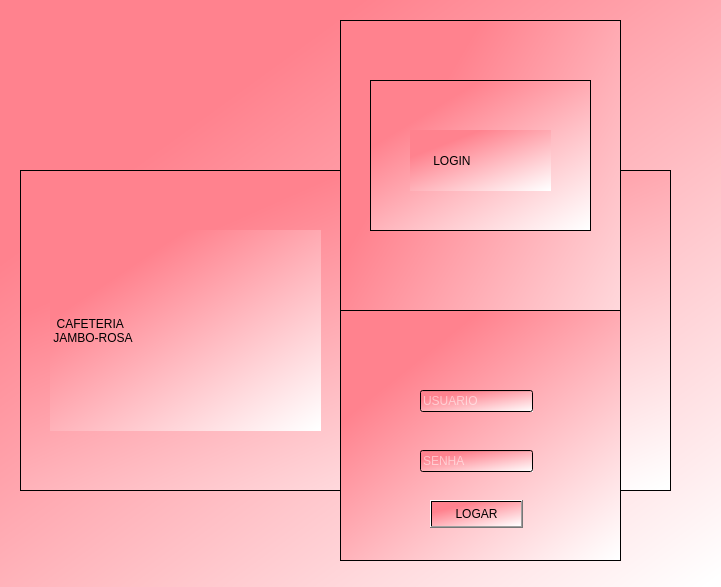
<?xml version="1.0" encoding="UTF-8"?>
<ui version="4.0">
 <class>Form</class>
 <widget class="QWidget" name="Form">
  <property name="geometry">
   <rect>
    <x>0</x>
    <y>0</y>
    <width>721</width>
    <height>587</height>
   </rect>
  </property>
  <property name="windowTitle">
   <string>Form</string>
  </property>
  <property name="styleSheet">
   <string notr="true">background-color: qlineargradient(spread:pad, x1:0.264, y1:0.204864, x2:0.975, y2:1, stop:0.00497512 rgba(255, 130, 142, 255), stop:1 rgba(255, 255, 255, 255));</string>
  </property>
  <widget class="QFrame" name="frame">
   <property name="geometry">
    <rect>
     <x>20</x>
     <y>170</y>
     <width>651</width>
     <height>321</height>
    </rect>
   </property>
   <property name="styleSheet">
    <string notr="true">background-color: qlineargradient(spread:pad, x1:0.264, y1:0.204864, x2:0.975, y2:1, stop:0.00497512 rgba(255, 130, 142, 255), stop:1 rgba(255, 255, 255, 255));</string>
   </property>
   <property name="frameShape">
    <enum>QFrame::StyledPanel</enum>
   </property>
   <property name="frameShadow">
    <enum>QFrame::Raised</enum>
   </property>
   <widget class="QLabel" name="label_2">
    <property name="geometry">
     <rect>
      <x>30</x>
      <y>60</y>
      <width>271</width>
      <height>201</height>
     </rect>
    </property>
    <property name="styleSheet">
     <string notr="true">font: 20pt &quot;MS Shell Dlg 2&quot;;
background-color: qlineargradient(spread:pad, x1:0.264, y1:0.204864, x2:0.975, y2:1, stop:0.00497512 rgba(255, 130, 142, 255), stop:1 rgba(255, 255, 255, 255));
color: rgb(0, 0, 0);</string>
    </property>
    <property name="text">
     <string>  CAFETERIA 
 JAMBO-ROSA</string>
    </property>
   </widget>
  </widget>
  <widget class="QFrame" name="frame_2">
   <property name="geometry">
    <rect>
     <x>340</x>
     <y>20</y>
     <width>281</width>
     <height>541</height>
    </rect>
   </property>
   <property name="styleSheet">
    <string notr="true">background-color: qlineargradient(spread:pad, x1:0.264, y1:0.204864, x2:0.975, y2:1, stop:0.00497512 rgba(255, 130, 142, 255), stop:1 rgba(255, 255, 255, 255));</string>
   </property>
   <property name="frameShape">
    <enum>QFrame::StyledPanel</enum>
   </property>
   <property name="frameShadow">
    <enum>QFrame::Raised</enum>
   </property>
   <widget class="QFrame" name="frame_3">
    <property name="geometry">
     <rect>
      <x>0</x>
      <y>290</y>
      <width>281</width>
      <height>251</height>
     </rect>
    </property>
    <property name="frameShape">
     <enum>QFrame::StyledPanel</enum>
    </property>
    <property name="frameShadow">
     <enum>QFrame::Raised</enum>
    </property>
    <widget class="QLineEdit" name="text_usuario">
     <property name="geometry">
      <rect>
       <x>80</x>
       <y>80</y>
       <width>113</width>
       <height>22</height>
      </rect>
     </property>
     <property name="sizePolicy">
      <sizepolicy hsizetype="Preferred" vsizetype="Preferred">
       <horstretch>0</horstretch>
       <verstretch>0</verstretch>
      </sizepolicy>
     </property>
     <property name="styleSheet">
      <string notr="true">color: rgb(255, 255, 255);</string>
     </property>
     <property name="text">
      <string/>
     </property>
     <property name="placeholderText">
      <string>USUARIO</string>
     </property>
    </widget>
    <widget class="QLineEdit" name="text_senha">
     <property name="geometry">
      <rect>
       <x>80</x>
       <y>140</y>
       <width>113</width>
       <height>22</height>
      </rect>
     </property>
     <property name="styleSheet">
      <string notr="true">color: rgb(255, 255, 255);</string>
     </property>
     <property name="placeholderText">
      <string>SENHA</string>
     </property>
    </widget>
    <widget class="QPushButton" name="pushButton">
     <property name="geometry">
      <rect>
       <x>90</x>
       <y>190</y>
       <width>93</width>
       <height>28</height>
      </rect>
     </property>
     <property name="text">
      <string>LOGAR</string>
     </property>
    </widget>
   </widget>
   <widget class="QFrame" name="frame_4">
    <property name="enabled">
     <bool>false</bool>
    </property>
    <property name="geometry">
     <rect>
      <x>30</x>
      <y>60</y>
      <width>221</width>
      <height>151</height>
     </rect>
    </property>
    <property name="frameShape">
     <enum>QFrame::StyledPanel</enum>
    </property>
    <property name="frameShadow">
     <enum>QFrame::Raised</enum>
    </property>
    <widget class="QLabel" name="label">
     <property name="geometry">
      <rect>
       <x>40</x>
       <y>50</y>
       <width>141</width>
       <height>61</height>
      </rect>
     </property>
     <property name="styleSheet">
      <string notr="true">color: rgb(0, 0, 0);
font: 75 12pt &quot;MS Shell Dlg 2&quot;;</string>
     </property>
     <property name="text">
      <string>       LOGIN</string>
     </property>
    </widget>
   </widget>
  </widget>
 </widget>
 <resources/>
 <connections/>
</ui>
